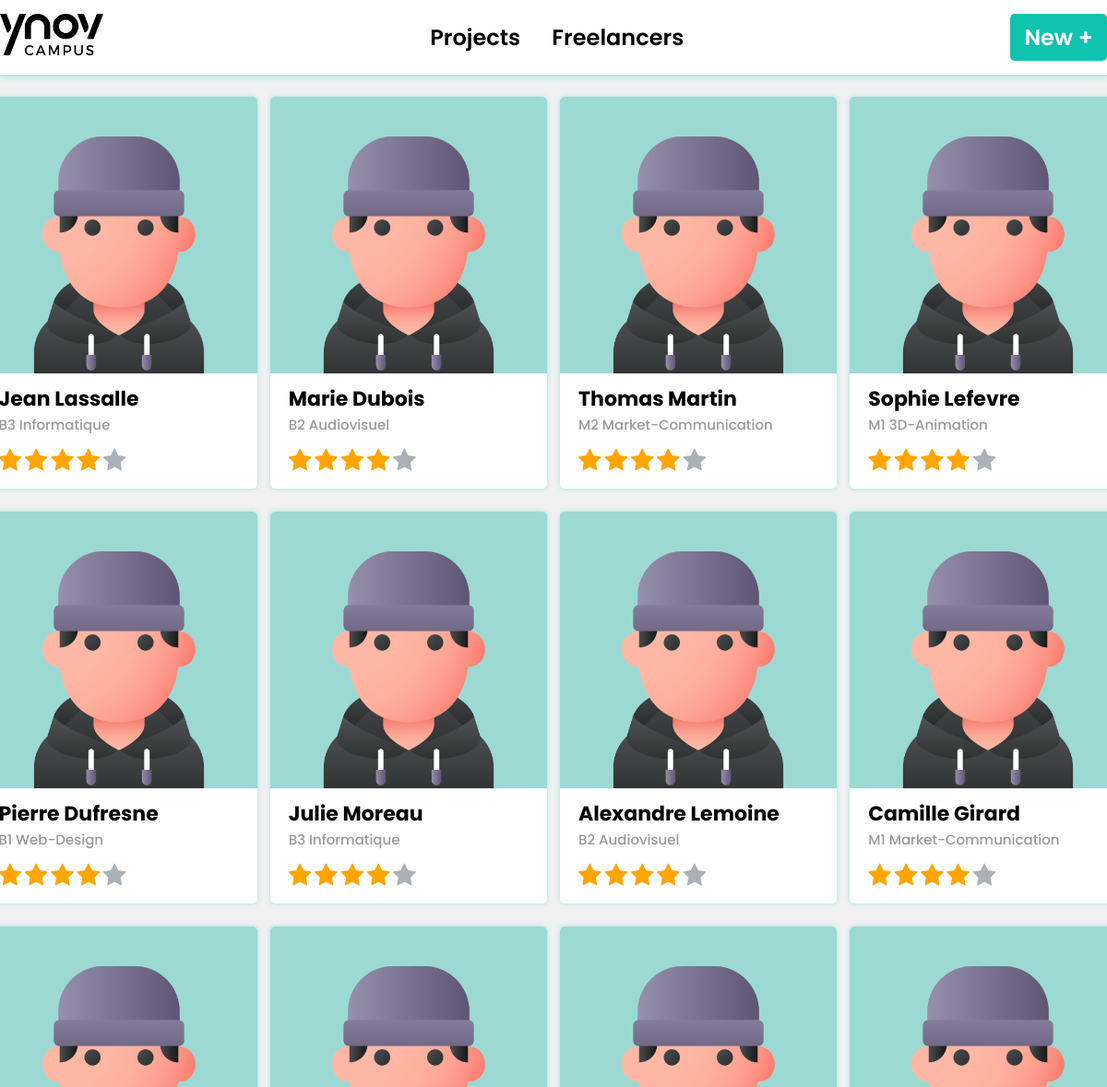
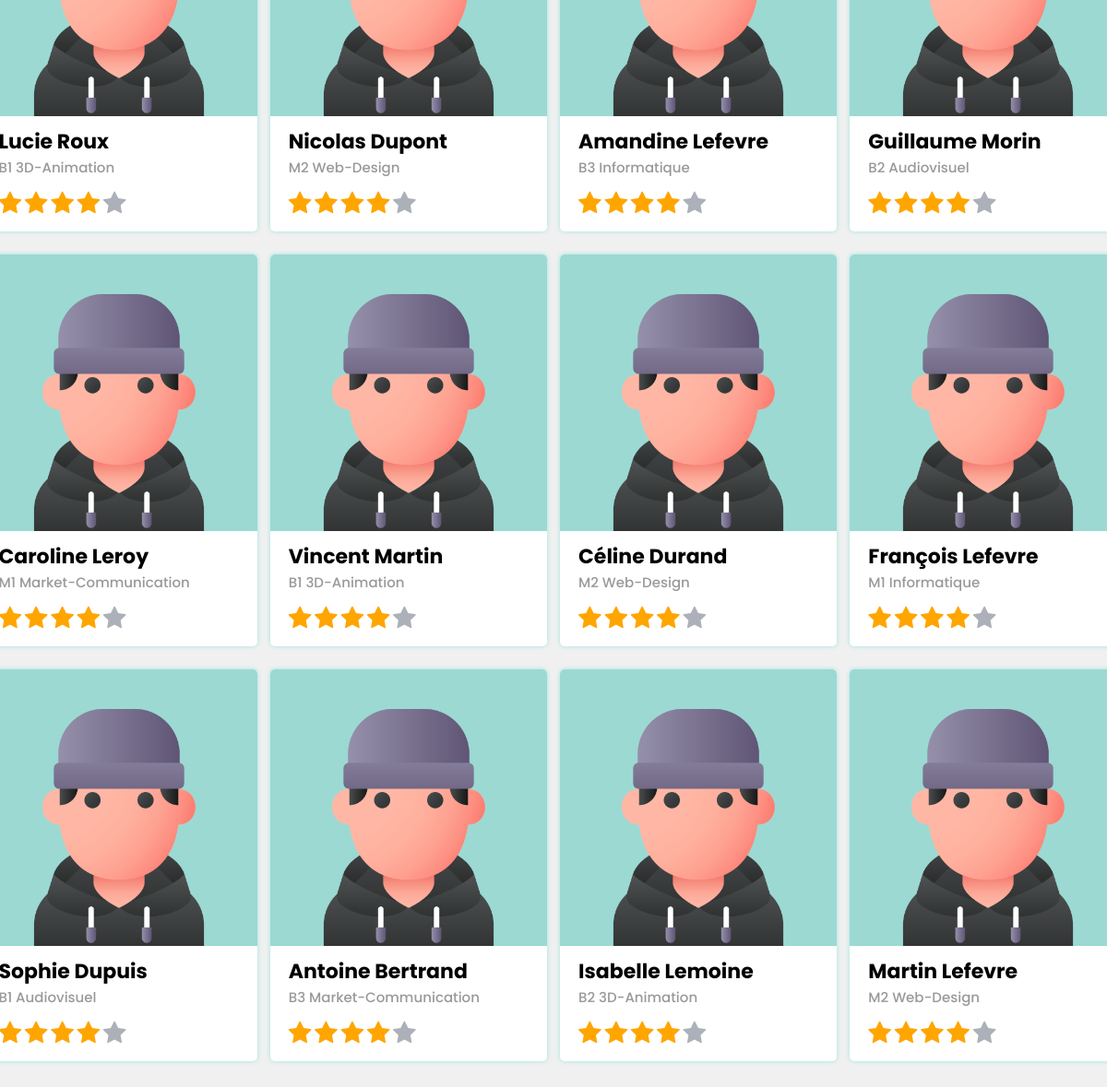
The app's page /freelancers with its own data (2 pictures, top to bottom).
### tables this page shows
CREATE TABLE User 
(
    id INTEGER NOT NULL,
    pseudo VARCHAR(20),
    email VARCHAR,
    level INTEGER,
    class VARCHAR,
    phone VARCHAR(8),
    picture VARCHAR,
    mdpHash VARCHAR,
    PRIMARY KEY (id)
);

### app.py (the view)
@app.route("/freelancers")
def freelancers():
    data = queryHomeFreelancers()
    return render_template('home_freelancers.html', data=data)

### static/src/query.py (called while the page is built)
def query(req):
    con = sqlite3.connect("DB.db")
    cur = con.cursor()
    cur.execute(req)
    data = cur.fetchall()
    con.close()
    return data

def formatFiles(datas, Cabinet):
    clearData = {}
    for index, data in enumerate(datas):
        clearData[Cabinet[index]] = data
    return clearData

def queryHomeFreelancers():
    datas = query("SELECT id, pseudo, level, class FROM User")
    clearData = []
    for data in datas:
        bruteData = formatFiles(data, [0,'pseudo','level','class'])
        bruteData["level"] = 'B'+str(bruteData['level'])+" "+bruteData["class"] if int(bruteData['level']) < 4 else 'M'+str(bruteData['level']-3)+" "+bruteData["class"]
        clearData.append(bruteData)
    return clearData

### templates/home_freelancers.html (shortened to what this page needs)
<!DOCTYPE html>
<html lang="fr">
    <head>
        <link rel="stylesheet" href="../static/css/over_all.css">
        <link rel="stylesheet" href="../static/css/home_freelancers.css">
        <link rel="stylesheet" href="https://cdnjs.cloudflare.com/ajax/libs/font-awesome/4.7.0/css/font-awesome.min.css">
    </head>
    <body>
        <header>
            <div class="frame">
                <img onclick="window.location.href='/'" src="../static/images/logo.png" alt="logo">
                <div class="buttons">
                    <button onclick="window.location.href='/projects'">Projects</button>
                    <button onclick="window.location.href='/freelancers'">Freelancers</button>
                </div>
                <button id="create" onclick="window.location.href='/new'">New +</button>
            </div>
        </header>
        <div class="label">
            {% for item in data %}
                <button onclick="window.location.href='/freelancer/{{item[0]}}'">
                    <img src="../static/images/user.png" alt="project-icon">
                    <div class="text">
                        <h1>{{ item['pseudo'] }}</h1>
                        <h4>{{ item['level'] }}</h4>
                        <span class="fa fa-star checked fa-2x"></span>
                        <span class="fa fa-star checked fa-2x"></span>
                        <span class="fa fa-star checked fa-2x"></span>
                        <span class="fa fa-star checked fa-2x"></span>
                        <span class="fa fa-star notchecked fa-2x"></span>
                    </div>
                </button>
            {% endfor %}
        </div>
    </body>
</html>

### static/css/over_all.css (style rules this page uses)
* { margin: 0; padding: 0; font-family: 'Poppins', sans-serif; }
body { display: flex; flex-direction: column; align-items: center; background-color:#f0f0f0; }
header { z-index: 1; width: 100vw; position: fixed; display: flex; justify-content: center; padding-top: 15px; border-bottom: #bce6e2 solid 2px; background-color: #fff; padding-bottom: 15px; box-shadow: 0px 0px 8px #9de6de; }
header .frame { width: 1243px; display: flex; justify-content: space-between; }
header .frame > img { width: 112px; height: 45px; cursor: pointer; }
header .frame .buttons > button { padding: 8px 15px; border: 0; background-color: #fff; font-size: 1.5em; font-weight: 600; border-radius: 5px; }
#create { padding: 8px 15px; border: 0; border-radius: 5px; background-color: #10c2b0; color: #fff; font-size: 1.5em; font-weight: 600; cursor: pointer; }

### static/css/home_freelancers.css (style rules this page uses)
.label { width: 1243px; margin-top: 105px; margin-bottom: 50px; }
.label button:nth-child(4n) { margin: 0px 0px 25px 0px; }
.label button:not(:nth-child(4n)) { margin: 0px 10px 25px 0px; }
.label button { width: 300px; border: 0; border-radius: 5px; background-color: #ffffff; box-shadow: 0px 0px 5px #9de6de; }
.label button img { width: 300px; border-radius: 5px 5px 0px 0px; }
.label button .text { margin: 5px 20px 15px 20px; text-align: start; }
.label button .text span { margin-top: 15px; }
.label button h1 { font-size: 22px; font-weight: 700; }
.label button h4 { font-size: 15px; font-weight: 500; color: #999999; }
.checked { color: orange; }
.notchecked { color: #acb0b8; }

### records on screen
User: pseudo "Jean Lassalle", level "B3 Informatique"
User: pseudo "Marie Dubois", level "B2 Audiovisuel"
User: pseudo "Thomas Martin", level "M2 Market-Communication"
User: pseudo "Sophie Lefevre", level "M1 3D-Animation"
User: pseudo "Pierre Dufresne", level "B1 Web-Design"
User: pseudo "Julie Moreau", level "B3 Informatique"
User: pseudo "Alexandre Lemoine", level "B2 Audiovisuel"
User: pseudo "Camille Girard", level "M1 Market-Communication"
User: pseudo "Lucie Roux", level "B1 3D-Animation"
User: pseudo "Nicolas Dupont", level "M2 Web-Design"
User: pseudo "Amandine Lefevre", level "B3 Informatique"
User: pseudo "Guillaume Morin", level "B2 Audiovisuel"
User: pseudo "Caroline Leroy", level "M1 Market-Communication"
User: pseudo "Vincent Martin", level "B1 3D-Animation"
User: pseudo "Céline Durand", level "M2 Web-Design"
User: pseudo "François Lefevre", level "M1 Informatique"
User: pseudo "Sophie Dupuis", level "B1 Audiovisuel"
User: pseudo "Antoine Bertrand", level "B3 Market-Communication"
User: pseudo "Isabelle Lemoine", level "B2 3D-Animation"
User: pseudo "Martin Lefevre", level "M2 Web-Design"
